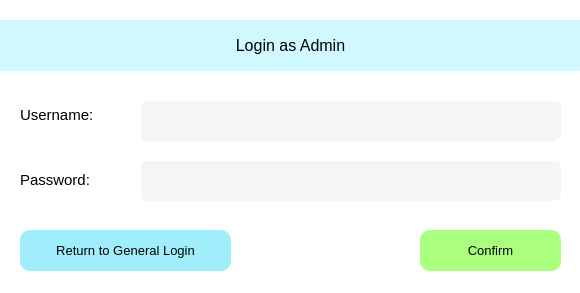
<?xml version="1.0" encoding="UTF-8"?>
<ui version="4.0">
 <class>Form</class>
 <widget class="QWidget" name="Form">
  <property name="geometry">
   <rect>
    <x>0</x>
    <y>0</y>
    <width>580</width>
    <height>293</height>
   </rect>
  </property>
  <property name="windowTitle">
   <string>Form</string>
  </property>
  <property name="styleSheet">
   <string notr="true">BACKGROUND-COLOR: rgb(255, 255, 255);</string>
  </property>
  <widget class="QPushButton" name="PB_UserManager">
   <property name="geometry">
    <rect>
     <x>20</x>
     <y>230</y>
     <width>211</width>
     <height>41</height>
    </rect>
   </property>
   <property name="font">
    <font>
     <pointsize>10</pointsize>
    </font>
   </property>
   <property name="toolTip">
    <string>&lt;html&gt;&lt;head/&gt;&lt;body&gt;&lt;p&gt;Change your password, create new users, and delete existing users&lt;/p&gt;&lt;/body&gt;&lt;/html&gt;</string>
   </property>
   <property name="styleSheet">
    <string notr="true">BACKGROUND-COLOR: rgb(160, 238, 252);
BORDER-COLOR: rgb(160, 238. 252);
BORDER-RADIUS: 10px;
BORDER-STYLE: outset;
</string>
   </property>
   <property name="text">
    <string>Return to General Login</string>
   </property>
  </widget>
  <widget class="QTextBrowser" name="textBrowser_2">
   <property name="geometry">
    <rect>
     <x>140</x>
     <y>160</y>
     <width>421</width>
     <height>41</height>
    </rect>
   </property>
   <property name="styleSheet">
    <string notr="true">BACKGROUND-COLOR: rgb(245, 245, 245);
BORDER-COLOR: rgb(245, 245, 245);
BORDER-RADIUS: 7px;
BORDER-WIDTH: 1px;
BORDER-STYLE: outset;</string>
   </property>
  </widget>
  <widget class="QPushButton" name="PB_Confirm">
   <property name="geometry">
    <rect>
     <x>420</x>
     <y>230</y>
     <width>141</width>
     <height>41</height>
    </rect>
   </property>
   <property name="font">
    <font>
     <pointsize>10</pointsize>
    </font>
   </property>
   <property name="toolTip">
    <string>&lt;html&gt;&lt;head/&gt;&lt;body&gt;&lt;p&gt;Confirm username and password to log in&lt;/p&gt;&lt;/body&gt;&lt;/html&gt;</string>
   </property>
   <property name="styleSheet">
    <string notr="true">BACKGROUND-COLOR: rgb(170, 255, 127);
BORDER-COLOR: rgb(170, 255, 127);
BORDER-RADIUS: 10px;
BORDER-STYLE: outset;
</string>
   </property>
   <property name="text">
    <string>Confirm</string>
   </property>
  </widget>
  <widget class="QLabel" name="LAB_Username">
   <property name="geometry">
    <rect>
     <x>20</x>
     <y>100</y>
     <width>91</width>
     <height>31</height>
    </rect>
   </property>
   <property name="text">
    <string>&lt;html&gt;&lt;head/&gt;&lt;body&gt;&lt;p&gt;&lt;span style=&quot; font-size:11pt;&quot;&gt;Username:&lt;/span&gt;&lt;/p&gt;&lt;/body&gt;&lt;/html&gt;</string>
   </property>
  </widget>
  <widget class="QLabel" name="LAB_Password">
   <property name="geometry">
    <rect>
     <x>20</x>
     <y>170</y>
     <width>81</width>
     <height>21</height>
    </rect>
   </property>
   <property name="text">
    <string>&lt;html&gt;&lt;head/&gt;&lt;body&gt;&lt;p&gt;&lt;span style=&quot; font-size:11pt;&quot;&gt;Password:&lt;/span&gt;&lt;/p&gt;&lt;/body&gt;&lt;/html&gt;</string>
   </property>
  </widget>
  <widget class="QTextBrowser" name="textBrowser">
   <property name="geometry">
    <rect>
     <x>140</x>
     <y>100</y>
     <width>421</width>
     <height>41</height>
    </rect>
   </property>
   <property name="styleSheet">
    <string notr="true">BACKGROUND-COLOR: rgb(245, 245, 245);
BORDER-COLOR: rgb(245, 245, 245);
BORDER-RADIUS: 7px;
BORDER-WIDTH: 1px;
BORDER-STYLE: outset;</string>
   </property>
  </widget>
  <widget class="QLabel" name="LAB_Login">
   <property name="geometry">
    <rect>
     <x>0</x>
     <y>20</y>
     <width>581</width>
     <height>51</height>
    </rect>
   </property>
   <property name="layoutDirection">
    <enum>Qt::LeftToRight</enum>
   </property>
   <property name="styleSheet">
    <string notr="true">BACKGROUND-COLOR: rgb(208, 248, 255);
</string>
   </property>
   <property name="text">
    <string>&lt;html&gt;&lt;head/&gt;&lt;body&gt;&lt;p&gt;&lt;span style=&quot; font-size:12pt;&quot;&gt;Login as Admin&lt;/span&gt;&lt;/p&gt;&lt;/body&gt;&lt;/html&gt;</string>
   </property>
   <property name="alignment">
    <set>Qt::AlignCenter</set>
   </property>
  </widget>
 </widget>
 <resources/>
 <connections/>
</ui>
